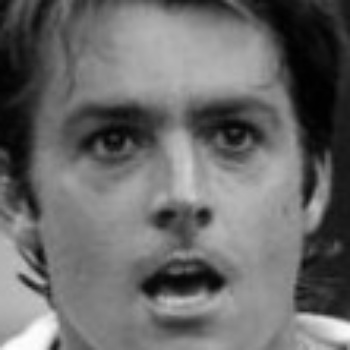
#> input picture test0.jpg, 350 x 350 px, given in place of the camera
$ python detect_extract.py
#> lines starting #> are read from the running program, lines starting #| are printed output that depends on the picture; after the words box and inside, x2 and y2 are one past the last pixel; in counts of white or black regions, pixels touching at a corner belong together
import numpy as np
import cv2

# multiple cascades: https://github.com/Itseez/opencv/tree/master/data/haarcascades

#https://github.com/Itseez/opencv/blob/master/data/haarcascades/haarcascade_frontalface_default.xml
face_cascade = cv2.CascadeClassifier('C:/Users/Nikhil/Desktop/Test/haarcascade_frontalface_default.xml')
#https://github.com/Itseez/opencv/blob/master/data/haarcascades/haarcascade_eye.xml
eye_cascade = cv2.CascadeClassifier('C:/Users/Nikhil/Desktop/Test/haarcascade_eye.xml')

cap = cv2.VideoCapture(0)

while 1:
    ret, img = cap.read()
#> img is the input picture: shape (350, 350, 3); min 0, max 255, mean 105.9
    gray = cv2.cvtColor(img, cv2.COLOR_BGR2GRAY)
    faces = face_cascade.detectMultiScale(gray, 1.3, 5)
#> faces = [[31, 18, 293, 293]]

    for (x,y,w,h) in faces:
        cv2.rectangle(img,(x,y),(x+w,y+h),(255,0,0),2)
        roi_gray = gray[y:y+h, x:x+w]
        roi_color = img[y:y+h, x:x+w]
        width=48
        height=48
        dim=(width,height)
        sub_face =cv2.resize(roi_color,dim,interpolation=cv2.INTER_LANCZOS4)
        cv2.imshow('extracted',sub_face)
        break
#> this loop made 1 pass
#> (x, y, w, h, width, height) on pass 1: (31, 18, 293, 293, 48, 48)
#> pass 1, `roi_gray = gray[y:y+h, x:x+w]`:
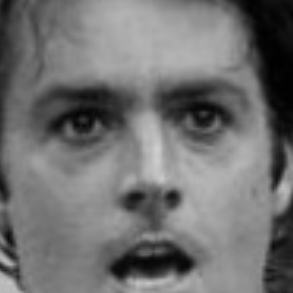
#> roi_gray: shape (293, 293); min 0, max 207, mean 112.7
#> pass 1, `roi_color = img[y:y+h, x:x+w]`:
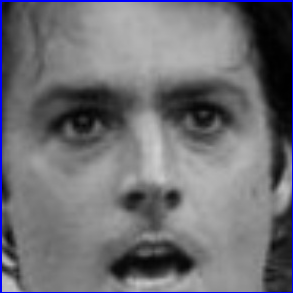
#> roi_color: shape (293, 293, 3); mean B, G, R 116.2, 111, 111
#> pass 1, `sub_face =cv2.resize(roi_color,dim,interpolation=cv2.INTER_LANCZOS4)`:
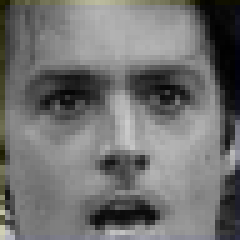
#> sub_face: shape (48, 48, 3) (shown 5 times larger); mean B, G, R 112.4, 113, 113
#> after the loop:
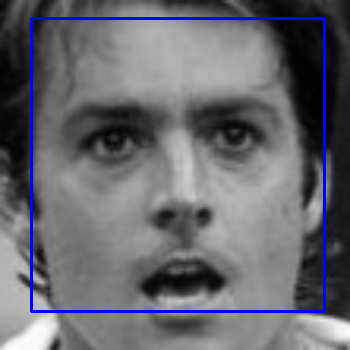
#> img: shape (350, 350, 3); 2.87% of pixels changed, all inside (x1, y1, x2, y2) = (30, 17, 326, 313)

    cv2.imshow('img',img)
    k = cv2.waitKey(30) & 0xff
#> (key Esc is pressed here)
    if k == 27:
        break

cap.release()
cv2.destroyAllWindows()
print(sub_face)
#> (printed output is left out)
